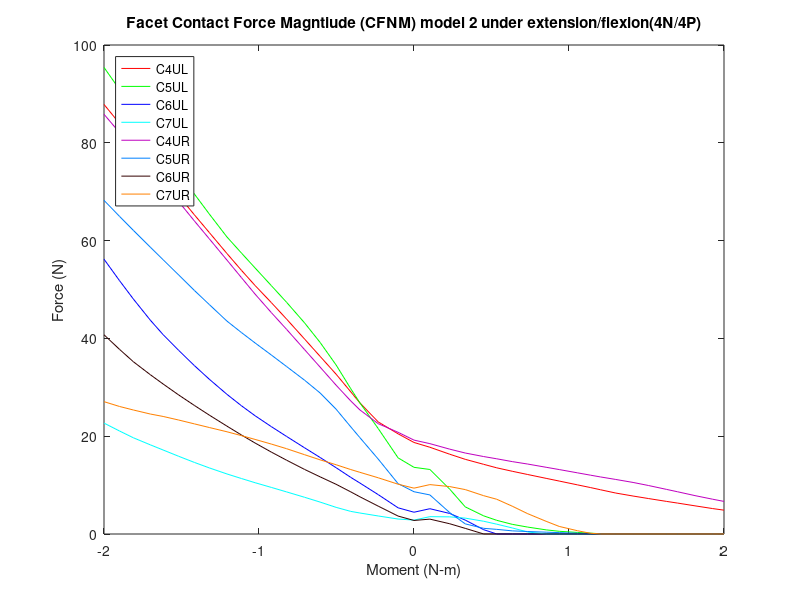

MATLAB code for this plot:
%% Facet contact force magnitude (N)
% model2_SlideSlide_NoTether/4P & 4N
clear all;
%% 4P
figure (7)

c4ulxp=[2 2.05126 2.11533 2.16533 2.2247 2.26689 2.31689 2.36689 2.42627 2.46846 2.52783 2.57002 2.60127 2.65098 2.70667 2.75577 2.81523 2.85038 2.90628 2.96349 3 ]-2;
c4ulyp=[18.7179 17.7401 16.3126 15.2704 14.2498 13.5341 12.8303 12.164 11.3797 10.8275 10.0423 9.48672 9.053 8.37371 7.76488 7.25788 6.66101 6.32304 5.76158 5.20027 4.87616];

c4urxp=[2 2.05126 2.11533 2.16533 2.2247 2.26689 2.31689 2.36689 2.42627 2.46846 2.52783 2.57002 2.60127 2.65098 2.70667 2.75577 2.81523 2.85038 2.90628 2.96349 3 ]-2;
c4uryp=[19.2013 18.4782 17.3494 16.5602 15.8388 15.3798 14.8059 14.3035 13.6451 13.1785 12.5024 12.0219 11.6729 11.1535 10.5437 9.92492 9.1149 8.634 7.85097 7.11217 6.66606];

c5ulxp=[2 2.05126 2.11533 2.16533 2.2247 2.26689 2.31689 2.36689 2.42627 2.46846 2.52783 2.57002 2.60127 2.65098 2.70667 2.75577 2.81523 2.85038 2.90628 2.96349 3 ]-2;
c5ulyp=[13.6356 13.194 9.162 5.54859 3.71146 2.79925 1.97786 1.41278 0.846075 0.554765 0.319659 0.171016 0.0562502 0.00385851 0.00363356 0.00345701 0.00325245 0.00314232 0.00296999 0.00280732 0.00270903];

c5urxp=[2 2.05126 2.11533 2.16533 2.2247 2.26689 2.31689 2.36689 2.42627 2.46846 2.52783 2.57002 2.60127 2.65098 2.70667 2.75577 2.81523 2.85038 2.90628 2.96349 3 ]-2;
c5uryp=[8.64361 7.99179 4.36454 2.07056 1.15983 0.949344 0.642641 0.511456 0.373392 0.284492 0.155568 0.051436 0.00561433 0.00526671 0.00476584 0.00430909 0.00418318 0.00410764 0.00398473 0.00386149 0.00378147 ];

c6ulxp=[2 2.05126 2.11533 2.16533 2.2247 2.26689 2.31689 2.36689 2.42627 2.46846 2.52783 2.57002 2.60127 2.65098 2.70667 2.75577 2.81523 2.85038 2.90628 2.96349 3 ]-2;
c6ulyp=[4.45284 5.17151 4.19803 2.84417 0.881391 0.00638548 0.00504565 0.00472473 0.00449854 0.00437629 0.00422367 0.00412305 0.00402858 0.00390944 0.00384379 0.00379301 0.00373124 0.00369057 0.00362239 0.0035657 0.0035318];

c6urxp=[2 2.05126 2.11533 2.16533 2.2247 2.26689 2.31689 2.36689 2.42627 2.46846 2.52783 2.57002 2.60127 2.65098 2.70667 2.75577 2.81523 2.85038 2.90628 2.96349 3 ]-2;
c6uryp=[2.76838 3.04345 2.09468 1.15283 0.00575795 0.00429699 0.00382157 0.00362732 0.00341461 0.00327131 0.00305952 0.00291916 0.00283856 0.00276274 0.00269153 0.00262601 0.00254727 0.00249796 0.00242101 0.00233442 0.00227615 ];

c7ulxp=[2 2.05126 2.11533 2.16533 2.2247 2.26689 2.31689 2.36689 2.42627 2.46846 2.52783 2.57002 2.60127 2.65098 2.70667 2.75577 2.81523 2.85038 2.90628 2.96349 3 ]-2;
c7ulyp=[2.84559 3.54642 3.50619 3.2458 2.60868 2.0083 1.24138 0.409124 0.00519334 0.00484979 0.00429329 0.00390084 0.00371908 0.00364904 0.00366505 0.00369653 0.00375299 0.00379092 0.00386359 0.00394533 0.0039997 ];

c7urxp=[2 2.05126 2.11533 2.16533 2.2247 2.26689 2.31689 2.36689 2.42627 2.46846 2.52783 2.57002 2.60127 2.65098 2.70667 2.75577 2.81523 2.85038 2.90628 2.96349 3 ]-2;
c7uryp=[9.37565 10.1022 9.69483 9.08363 7.83686 7.10602 5.68837 4.1527 2.59396 1.54877 0.661462 0.146026 0.00475948 0.0041362 0.00381979 0.00370723 0.00357827 0.00350509 0.00339694 0.00329887 0.00324743  ];

%% 4N
c4ulxn=-1*[2 2.05126 2.11533 2.17471 2.20404 2.25121 2.30289 2.35286 2.41117 2.46025 2.51267 2.5564 2.60334 2.66048 2.70822 2.759 2.80923 2.85061 2.90524 2.95003 3 ]+2;
c4ulyn=[18.3241 20.4848 22.9159 26.8203 29.0788 32.673 36.3271 39.8597 43.9603 47.3241 50.8174 53.9046 57.3542 61.6611 65.2538 69.176 72.9766 76.1635 80.4621 83.9727 87.8456];

c4urxn=-1*[2 2.05126 2.11533 2.17471 2.20404 2.25121 2.30289 2.35286 2.41117 2.46025 2.51267 2.5564 2.60334 2.66048 2.70822 2.759 2.80923 2.85061 2.90524 2.95003 3 ]+2;
c4uryn=[18.9974 20.7946 22.5572 25.3843 27.2125 30.4279 34.1297 37.6983 41.8605 45.2792 49.0593 52.4095 56.012 60.3778 64.0027 67.9584 71.8368 74.8914 78.8094 82.0974 85.8341];

c5ulxn=-1*[2 2.05126 2.11533 2.17471 2.20404 2.25121 2.30289 2.35286 2.41117 2.46025 2.51267 2.5564 2.60334 2.66048 2.70822 2.759 2.80923 2.85061 2.90524 2.95003 3 ]+2;
c5ulyn=[10.3024 15.5693 21.5561 26.8351 29.7156 34.5595 39.1779 43.163 47.3953 50.7924 54.4081 57.4391 60.7406 65.4503 69.5043 73.8716 78.214 81.8451 86.7605 90.9149 95.4158 ];

c5urxn=-1*[2 2.05126 2.11533 2.17471 2.20404 2.25121 2.30289 2.35286 2.41117 2.46025 2.51267 2.5564 2.60334 2.66048 2.70822 2.759 2.80923 2.85061 2.90524 2.95003 3 ]+2;
c5uryn=[6.39597 10.2924 15.3149 19.7184 21.9174 25.519 28.8412 31.446 34.2569 36.6075 39.0719 41.1855 43.535 46.9328 49.7938 52.9679 56.0807 58.6598 62.0929 64.9626 68.236];

c6ulxn=-1*[2 2.05126 2.11533 2.17471 2.20404 2.25121 2.30289 2.35286 2.41117 2.46025 2.51267 2.5564 2.60334 2.66048 2.70822 2.759 2.80923 2.85061 2.90524 2.95003 3 ]+2;
c6ulyn=[2.85077 5.3546 8.04833 10.432 11.5816 13.5544 15.6497 17.6232 19.9589 21.9583 24.1857 26.2154 28.5589 31.6612 34.4246 37.5466 40.7649 43.7316 48.0498 51.8195 56.2005];

c6urxn=-1*[2 2.05126 2.11533 2.17471 2.20404 2.25121 2.30289 2.35286 2.41117 2.46025 2.51267 2.5564 2.60334 2.66048 2.70822 2.759 2.80923 2.85061 2.90524 2.95003 3 ]+2;
c6uryn=[1.789 3.66696 5.69575 7.6173 8.61662 10.1643 11.69 13.2 15.0993 16.7518 18.6067 20.2387 22.0558 24.3198 26.2822 28.4322 30.6739 32.5787 35.2259 37.765 40.7415 ];

c7ulxn=-1*[2 2.05126 2.11533 2.17471 2.20404 2.25121 2.30289 2.35286 2.41117 2.46025 2.51267 2.5564 2.60334 2.66048 2.70822 2.759 2.80923 2.85061 2.90524 2.95003 3 ]+2;
c7ulyn=[1.45881 3.06213 3.68679 4.29658 4.62429 5.44763 6.52841 7.50836 8.61254 9.52728 10.4898 11.3416 12.278 13.5214 14.634 15.8894 17.178 18.2365 19.6758 21.0673 22.6811];

c7urxn=-1*[2 2.05126 2.11533 2.17471 2.20404 2.25121 2.30289 2.35286 2.41117 2.46025 2.51267 2.5564 2.60334 2.66048 2.70822 2.759 2.80923 2.85061 2.90524 2.95003 3 ]+2;
c7uryn=[8.31381 10.1839 11.4957 12.6185 13.1812 14.1611 15.1675 16.2149 17.4489 18.3934 19.3435 20.1142 20.9064 21.7806 22.5184 23.3057 24.0386 24.5362 25.3594 26.0817 27.0639 ];
%% left

c4xl=2*[flip(c4ulxn(2:21)),c4ulxp];
c4yl=[flip(c4ulyn(2:21)),c4ulyp];
a=plot(c4xl,c4yl,'r');
hold on

c5xl=2*[flip(c5ulxn(2:21)),c5ulxp];
c5yl=[flip(c5ulyn(2:21)),c5ulyp];
b=plot(c5xl,c5yl,'g');
hold on

c6xl=2*[flip(c6ulxn(2:21)),c6ulxp];
c6yl=[flip(c6ulyn(2:21)),c6ulyp];
c=plot(c6xl,c6yl,'b');
hold on

c7xl=2*[flip(c7ulxn(2:21)),c7ulxp];
c7yl=[flip(c7ulyn(2:21)),c7ulyp];
d=plot(c7xl,c7yl,'c');
hold on
%% Right

c4xr=2*[flip(c4urxn(2:21)),c4urxp];
c4yr=[flip(c4uryn(2:21)),c4uryp];
e=plot(c4xr,c4yr,'color',[0.75, 0, 0.75]);
hold on

c5xr=2*[flip(c5urxn(2:21)),c5urxp];
c5yr=[flip(c5uryn(2:21)),c5uryp];
f=plot(c5xr,c5yr,'color',[0 0.5 1]);
hold on

c6xr=2*[flip(c6urxn(2:21)),c6urxp];
c6yr=[flip(c6uryn(2:21)),c6uryp];
g=plot(c6xr,c6yr,'color',[0.2 0 0]);
hold on

c7xr=2*[flip(c7urxn(2:21)),c7urxp];
c7yr=[flip(c7uryn(2:21)),c7uryp];
h=plot(c7xr,c7yr,'color',[1 .5 0]);

leg=[a,b,c,d,e,f,g,h];
title('Facet Contact Force Magntiude (CFNM) model 2 under extension/flexion(4N/4P)')
xlabel('Moment (N-m)')
ylabel('Force (N)')
legend(leg,'C4UL','C5UL','C6UL','C7UL','C4UR','C5UR','C6UR','C7UR','location','northwest')
